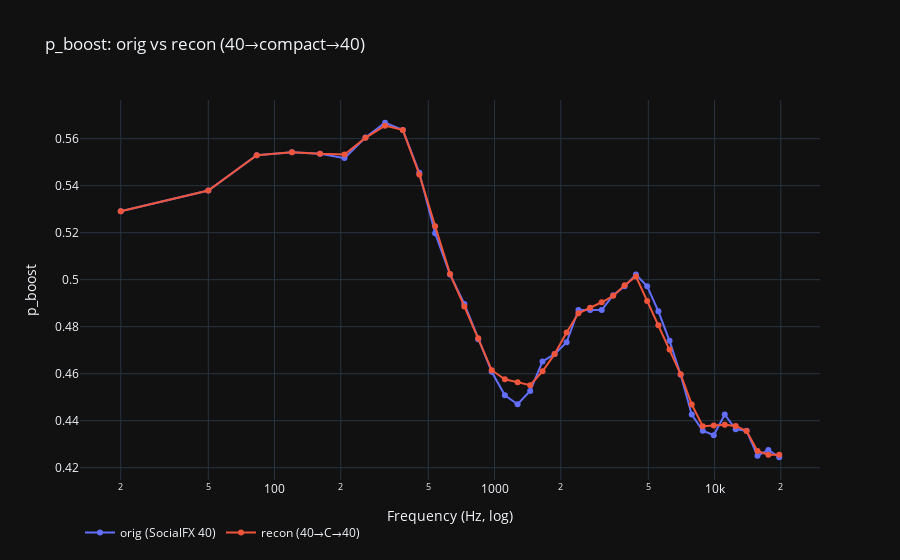
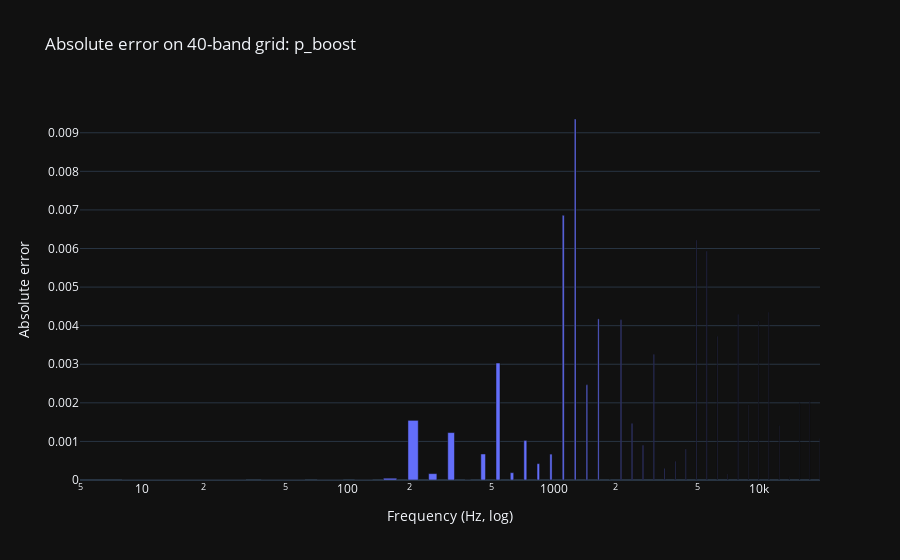
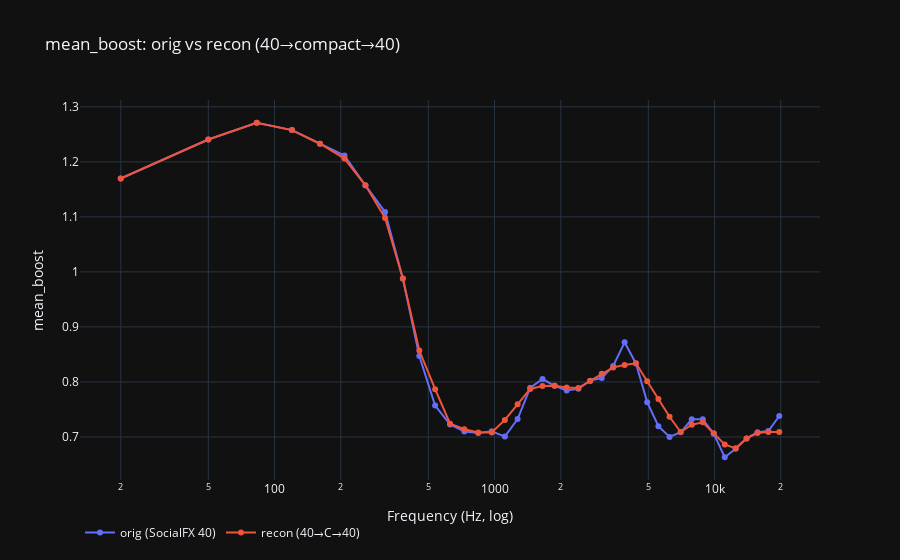
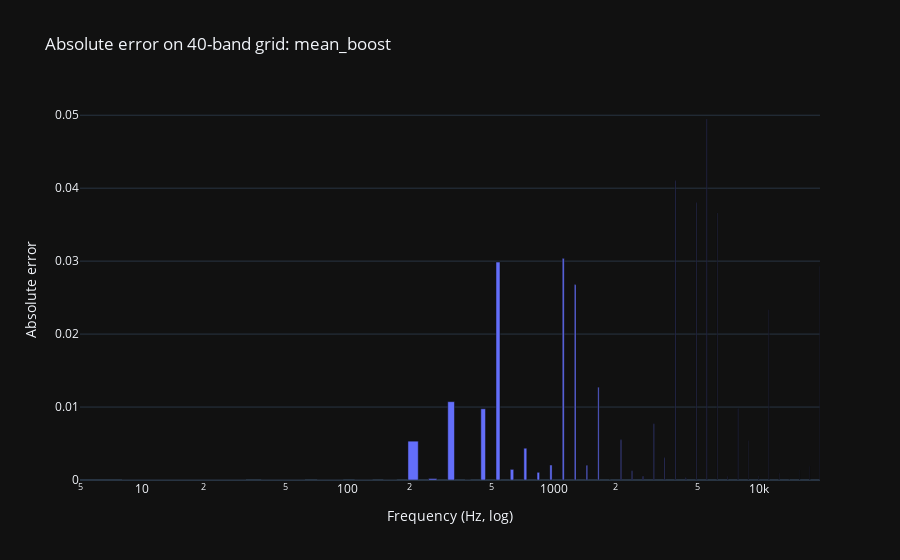

Here is the notebook cell these charts were saved with, in order:
### Code cell
def plot_reconstruction(metric_name, title=None):
    rr = recon[metric_name]
    y = rr["y40"]
    yh = rr["y40_hat"]
    err = np.abs(y - yh)

    fig = go.Figure()

    fig.add_trace(go.Scatter(x=f40, y=y, mode="lines+markers", name="orig (SocialFX 40)", marker=dict(size=6)))
    fig.add_trace(go.Scatter(x=f40, y=yh, mode="lines+markers", name="recon (40→C→40)", marker=dict(size=6)))

    fig.update_xaxes(type="log", title="Frequency (Hz, log)")
    fig.update_yaxes(title=metric_name)
    fig.update_layout(title=title or f"Reconstruction on 40-band grid: {metric_name}", legend=dict(orientation="h"))

    # отдельная фигура для ошибки
    fig_err = go.Figure()
    fig_err.add_trace(go.Bar(x=f40, y=err, name="|error|"))
    fig_err.update_xaxes(type="log", title="Frequency (Hz, log)")
    fig_err.update_yaxes(title="Absolute error")
    fig_err.update_layout(title=f"Absolute error on 40-band grid: {metric_name}")

    return fig, fig_err

fig1, fig1e = plot_reconstruction("p_boost", "p_boost: orig vs recon (40→compact→40)")
fig2, fig2e = plot_reconstruction("mean_boost", "mean_boost: orig vs recon (40→compact→40)")
fig3, fig3e = plot_reconstruction("mean_cut", "mean_cut: orig vs recon (40→compact→40)")

fig1.show(); fig1e.show()
fig2.show(); fig2e.show()
fig3.show(); fig3e.show()
